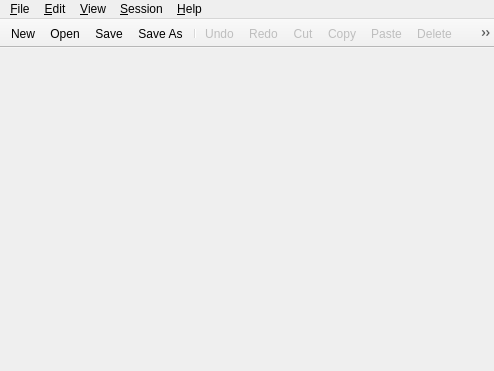
<?xml version="1.0" encoding="UTF-8"?>
<ui version="4.0">
 <class>MainWindow</class>
 <widget class="QMainWindow" name="MainWindow">
  <property name="geometry">
   <rect>
    <x>0</x>
    <y>0</y>
    <width>494</width>
    <height>371</height>
   </rect>
  </property>
  <property name="iconSize">
   <size>
    <width>16</width>
    <height>16</height>
   </size>
  </property>
  <property name="dockNestingEnabled">
   <bool>true</bool>
  </property>
  <property name="dockOptions">
   <set>QMainWindow::AllowNestedDocks|QMainWindow::AnimatedDocks</set>
  </property>
  <property name="unifiedTitleAndToolBarOnMac">
   <bool>true</bool>
  </property>
  <widget class="QWidget" name="centralwidget"/>
  <widget class="QMenuBar" name="menubar">
   <property name="geometry">
    <rect>
     <x>0</x>
     <y>0</y>
     <width>494</width>
     <height>21</height>
    </rect>
   </property>
   <widget class="QMenu" name="menuFile">
    <property name="title">
     <string>&amp;File</string>
    </property>
    <widget class="QMenu" name="menuRecentFiles">
     <property name="title">
      <string>&amp;Recent Files</string>
     </property>
     <property name="icon">
      <iconset theme="document-open-recent"/>
     </property>
    </widget>
    <addaction name="actionNew"/>
    <addaction name="actionOpen"/>
    <addaction name="menuRecentFiles"/>
    <addaction name="separator"/>
    <addaction name="actionSave"/>
    <addaction name="actionSaveAs"/>
    <addaction name="actionSaveAll"/>
    <addaction name="actionReload"/>
    <addaction name="actionOpenContainingFolder"/>
    <addaction name="separator"/>
    <addaction name="actionClose"/>
    <addaction name="actionCloseAll"/>
    <addaction name="actionQuit"/>
   </widget>
   <widget class="QMenu" name="menuEdit">
    <property name="title">
     <string>&amp;Edit</string>
    </property>
    <widget class="QMenu" name="menuCustomActions">
     <property name="title">
      <string>Cu&amp;stom Actions</string>
     </property>
    </widget>
    <addaction name="actionUndo"/>
    <addaction name="actionRedo"/>
    <addaction name="separator"/>
    <addaction name="actionCut"/>
    <addaction name="actionCopy"/>
    <addaction name="actionPaste"/>
    <addaction name="actionPasteInNewEditor"/>
    <addaction name="actionDelete"/>
    <addaction name="separator"/>
    <addaction name="actionSelectAll"/>
    <addaction name="separator"/>
    <addaction name="actionPreferences"/>
    <addaction name="actionRename"/>
    <addaction name="actionFindReplace"/>
    <addaction name="separator"/>
    <addaction name="menuCustomActions"/>
   </widget>
   <widget class="QMenu" name="menuHelp">
    <property name="title">
     <string>&amp;Help</string>
    </property>
    <widget class="QMenu" name="menuSampleSessions">
     <property name="title">
      <string>Open &amp;Sample</string>
     </property>
     <property name="icon">
      <iconset theme="document-open"/>
     </property>
    </widget>
    <addaction name="separator"/>
    <addaction name="actionOnlineHelp"/>
    <addaction name="menuSampleSessions"/>
    <addaction name="separator"/>
    <addaction name="actionAbout"/>
   </widget>
   <widget class="QMenu" name="menuSession">
    <property name="title">
     <string>&amp;Session</string>
    </property>
    <widget class="QMenu" name="menuEvaluation">
     <property name="title">
      <string>&amp;Evaluation</string>
     </property>
     <property name="icon">
      <iconset theme="view-refresh"/>
     </property>
     <addaction name="actionEvalReset"/>
     <addaction name="actionEvalManual"/>
     <addaction name="actionEvalAuto"/>
     <addaction name="actionEvalSteady"/>
    </widget>
    <addaction name="menuEvaluation"/>
    <addaction name="separator"/>
   </widget>
   <widget class="QMenu" name="menuView">
    <property name="title">
     <string>&amp;View</string>
    </property>
    <widget class="QMenu" name="menuTabSize">
     <property name="title">
      <string>&amp;Tab Size</string>
     </property>
    </widget>
    <widget class="QMenu" name="menuWindowThemes">
     <property name="title">
      <string>&amp;Window Theme</string>
     </property>
    </widget>
    <widget class="QMenu" name="menuEditorThemes">
     <property name="title">
      <string>&amp;Editor Theme</string>
     </property>
    </widget>
    <addaction name="actionNavigateBackward"/>
    <addaction name="actionNavigateForward"/>
    <addaction name="actionShowSliders"/>
    <addaction name="separator"/>
    <addaction name="actionLineWrapping"/>
    <addaction name="actionShowWhiteSpace"/>
    <addaction name="actionIndentWithSpaces"/>
    <addaction name="menuTabSize"/>
    <addaction name="separator"/>
    <addaction name="actionSelectFont"/>
    <addaction name="menuWindowThemes"/>
    <addaction name="menuEditorThemes"/>
    <addaction name="actionHideMenuBar"/>
    <addaction name="actionFullScreen"/>
    <addaction name="separator"/>
   </widget>
   <addaction name="menuFile"/>
   <addaction name="menuEdit"/>
   <addaction name="menuView"/>
   <addaction name="menuSession"/>
   <addaction name="menuHelp"/>
  </widget>
  <widget class="QToolBar" name="toolBarMain">
   <property name="windowTitle">
    <string>Toolbar</string>
   </property>
   <property name="movable">
    <bool>false</bool>
   </property>
   <property name="iconSize">
    <size>
     <width>16</width>
     <height>16</height>
    </size>
   </property>
   <property name="floatable">
    <bool>false</bool>
   </property>
   <attribute name="toolBarArea">
    <enum>TopToolBarArea</enum>
   </attribute>
   <attribute name="toolBarBreak">
    <bool>false</bool>
   </attribute>
   <addaction name="actionNew"/>
   <addaction name="actionOpen"/>
   <addaction name="actionSave"/>
   <addaction name="actionSaveAs"/>
   <addaction name="separator"/>
   <addaction name="actionUndo"/>
   <addaction name="actionRedo"/>
   <addaction name="actionCut"/>
   <addaction name="actionCopy"/>
   <addaction name="actionPaste"/>
   <addaction name="actionDelete"/>
   <addaction name="actionFindReplace"/>
   <addaction name="actionCustomActions"/>
   <addaction name="separator"/>
   <addaction name="actionEvalReset"/>
   <addaction name="actionEvalManual"/>
   <addaction name="actionEvalAuto"/>
   <addaction name="actionEvalSteady"/>
   <addaction name="separator"/>
  </widget>
  <action name="actionOpen">
   <property name="icon">
    <iconset theme="document-open"/>
   </property>
   <property name="text">
    <string>&amp;Open...</string>
   </property>
  </action>
  <action name="actionShowSliders">
   <property name="text">
    <string>Show &amp;Sliders</string>
   </property>
  </action>
  <action name="actionSave">
   <property name="icon">
    <iconset theme="document-save"/>
   </property>
   <property name="text">
    <string>&amp;Save</string>
   </property>
  </action>
  <action name="actionQuit">
   <property name="icon">
    <iconset theme="application-exit"/>
   </property>
   <property name="text">
    <string>&amp;Quit</string>
   </property>
   <property name="menuRole">
    <enum>QAction::QuitRole</enum>
   </property>
  </action>
  <action name="actionCopy">
   <property name="enabled">
    <bool>false</bool>
   </property>
   <property name="icon">
    <iconset theme="edit-copy"/>
   </property>
   <property name="text">
    <string>&amp;Copy</string>
   </property>
  </action>
  <action name="actionPaste">
   <property name="enabled">
    <bool>false</bool>
   </property>
   <property name="icon">
    <iconset theme="edit-paste"/>
   </property>
   <property name="text">
    <string>&amp;Paste</string>
   </property>
  </action>
  <action name="actionAbout">
   <property name="icon">
    <iconset theme="help-about"/>
   </property>
   <property name="text">
    <string>&amp;About GPUpad</string>
   </property>
   <property name="menuRole">
    <enum>QAction::AboutRole</enum>
   </property>
  </action>
  <action name="actionSaveAs">
   <property name="icon">
    <iconset theme="document-save-as"/>
   </property>
   <property name="text">
    <string>Save &amp;As...</string>
   </property>
  </action>
  <action name="actionNew">
   <property name="icon">
    <iconset theme="document-new"/>
   </property>
   <property name="text">
    <string>&amp;New</string>
   </property>
  </action>
  <action name="actionClose">
   <property name="icon">
    <iconset theme="process-stop"/>
   </property>
   <property name="text">
    <string>&amp;Close</string>
   </property>
  </action>
  <action name="actionCut">
   <property name="enabled">
    <bool>false</bool>
   </property>
   <property name="icon">
    <iconset theme="edit-cut"/>
   </property>
   <property name="text">
    <string>Cu&amp;t</string>
   </property>
  </action>
  <action name="actionPreferences">
   <property name="icon">
    <iconset theme="document-properties"/>
   </property>
   <property name="text">
    <string>Pre&amp;ferences...</string>
   </property>
   <property name="visible">
    <bool>false</bool>
   </property>
   <property name="menuRole">
    <enum>QAction::PreferencesRole</enum>
   </property>
  </action>
  <action name="actionCloseAll">
   <property name="text">
    <string>C&amp;lose All</string>
   </property>
  </action>
  <action name="actionDelete">
   <property name="enabled">
    <bool>false</bool>
   </property>
   <property name="icon">
    <iconset theme="edit-delete"/>
   </property>
   <property name="text">
    <string>Delete</string>
   </property>
   <property name="iconText">
    <string>Delete</string>
   </property>
  </action>
  <action name="actionSaveAll">
   <property name="text">
    <string>Sa&amp;ve All</string>
   </property>
  </action>
  <action name="actionReload">
   <property name="enabled">
    <bool>false</bool>
   </property>
   <property name="icon">
    <iconset theme="view-refresh"/>
   </property>
   <property name="text">
    <string>Reload</string>
   </property>
   <property name="shortcut">
    <string>Ctrl+R</string>
   </property>
  </action>
  <action name="actionSelectAll">
   <property name="enabled">
    <bool>false</bool>
   </property>
   <property name="icon">
    <iconset theme="edit-select-all"/>
   </property>
   <property name="text">
    <string>Select &amp;All</string>
   </property>
  </action>
  <action name="actionUndo">
   <property name="enabled">
    <bool>false</bool>
   </property>
   <property name="icon">
    <iconset theme="edit-undo"/>
   </property>
   <property name="text">
    <string>&amp;Undo</string>
   </property>
  </action>
  <action name="actionRedo">
   <property name="enabled">
    <bool>false</bool>
   </property>
   <property name="icon">
    <iconset theme="edit-redo"/>
   </property>
   <property name="text">
    <string>&amp;Redo</string>
   </property>
  </action>
  <action name="actionLineWrapping">
   <property name="checkable">
    <bool>true</bool>
   </property>
   <property name="text">
    <string>Line &amp;Wrapping</string>
   </property>
   <property name="toolTip">
    <string>Line Wrapping</string>
   </property>
  </action>
  <action name="actionShowWhiteSpace">
   <property name="checkable">
    <bool>true</bool>
   </property>
   <property name="text">
    <string>Show White&amp;space</string>
   </property>
   <property name="toolTip">
    <string>Show Whitespace</string>
   </property>
  </action>
  <action name="actionIndentWithSpaces">
   <property name="checkable">
    <bool>true</bool>
   </property>
   <property name="text">
    <string>&amp;Indent With Spaces</string>
   </property>
  </action>
  <action name="actionSelectFont">
   <property name="icon">
    <iconset theme="preferences-desktop-font"/>
   </property>
   <property name="text">
    <string>Select F&amp;ont...</string>
   </property>
  </action>
  <action name="actionFindReplace">
   <property name="checkable">
    <bool>true</bool>
   </property>
   <property name="icon">
    <iconset theme="edit-find-replace"/>
   </property>
   <property name="text">
    <string>&amp;Find/Replace</string>
   </property>
  </action>
  <action name="actionEvalManual">
   <property name="icon">
    <iconset theme="media-skip-forward"/>
   </property>
   <property name="text">
    <string>&amp;Manual</string>
   </property>
   <property name="toolTip">
    <string>Manual Evaluation [F6]</string>
   </property>
   <property name="shortcut">
    <string>F6</string>
   </property>
  </action>
  <action name="actionEvalAuto">
   <property name="checkable">
    <bool>true</bool>
   </property>
   <property name="icon">
    <iconset theme="media-playback-start"/>
   </property>
   <property name="text">
    <string>&amp;Automatic</string>
   </property>
   <property name="toolTip">
    <string>Automatic Evaluation [F7]</string>
   </property>
   <property name="shortcut">
    <string>F7</string>
   </property>
  </action>
  <action name="actionRename">
   <property name="text">
    <string>Rename</string>
   </property>
   <property name="shortcut">
    <string>F2</string>
   </property>
  </action>
  <action name="actionEvalSteady">
   <property name="checkable">
    <bool>true</bool>
   </property>
   <property name="icon">
    <iconset theme="media-seek-forward"/>
   </property>
   <property name="text">
    <string>&amp;Steady</string>
   </property>
   <property name="toolTip">
    <string>Steady Evaluation [F8]</string>
   </property>
   <property name="shortcut">
    <string>F8</string>
   </property>
  </action>
  <action name="actionOnlineHelp">
   <property name="icon">
    <iconset theme="help-browser"/>
   </property>
   <property name="text">
    <string>&amp;Online Help</string>
   </property>
  </action>
  <action name="actionEditorTheme">
   <property name="text">
    <string>&amp;Editor Theme</string>
   </property>
   <property name="toolTip">
    <string>Editor Theme</string>
   </property>
  </action>
  <action name="actionEvalReset">
   <property name="icon">
    <iconset theme="view-refresh"/>
   </property>
   <property name="text">
    <string>&amp;Reset</string>
   </property>
   <property name="toolTip">
    <string>Reset Evaluation [F5]</string>
   </property>
   <property name="shortcut">
    <string>F5</string>
   </property>
  </action>
  <action name="actionFocusNextEditor">
   <property name="text">
    <string>Focus next editor</string>
   </property>
   <property name="shortcut">
    <string>Ctrl+Tab</string>
   </property>
  </action>
  <action name="actionFocusPreviousEditor">
   <property name="text">
    <string>Focus previous editor</string>
   </property>
   <property name="shortcut">
    <string>Ctrl+Shift+Tab</string>
   </property>
  </action>
  <action name="actionOpenContainingFolder">
   <property name="text">
    <string>Open containing folder</string>
   </property>
  </action>
  <action name="actionFullScreen">
   <property name="checkable">
    <bool>true</bool>
   </property>
   <property name="text">
    <string>&amp;Fullscreen</string>
   </property>
   <property name="toolTip">
    <string>&amp;Fullscreen</string>
   </property>
   <property name="shortcut">
    <string>F11</string>
   </property>
  </action>
  <action name="actionFullScreenClose">
   <property name="icon">
    <iconset theme="process-stop"/>
   </property>
   <property name="text">
    <string>&amp;Quit</string>
   </property>
   <property name="menuRole">
    <enum>QAction::QuitRole</enum>
   </property>
  </action>
  <action name="actionNavigateBackward">
   <property name="enabled">
    <bool>false</bool>
   </property>
   <property name="icon">
    <iconset theme="pan-start"/>
   </property>
   <property name="text">
    <string>Go &amp;Back</string>
   </property>
   <property name="shortcut">
    <string>Alt+Left</string>
   </property>
  </action>
  <action name="actionNavigateForward">
   <property name="enabled">
    <bool>false</bool>
   </property>
   <property name="icon">
    <iconset theme="pan-end"/>
   </property>
   <property name="text">
    <string>&amp;Go Forward</string>
   </property>
   <property name="shortcut">
    <string>Alt+Right</string>
   </property>
  </action>
  <action name="actionPasteInNewEditor">
   <property name="enabled">
    <bool>false</bool>
   </property>
   <property name="icon">
    <iconset theme="edit-paste"/>
   </property>
   <property name="text">
    <string>&amp;Paste in new Editor</string>
   </property>
   <property name="toolTip">
    <string>Paste in new Editor</string>
   </property>
   <property name="shortcut">
    <string>Ctrl+Shift+V</string>
   </property>
  </action>
  <action name="actionHideMenuBar">
   <property name="checkable">
    <bool>true</bool>
   </property>
   <property name="text">
    <string>Collapse &amp;Menu Bar</string>
   </property>
   <property name="toolTip">
    <string>Hide Menu Bar</string>
   </property>
  </action>
  <action name="actionCustomActions">
   <property name="icon">
    <iconset theme="user-bookmarks"/>
   </property>
   <property name="text">
    <string>Custom Actions</string>
   </property>
   <property name="toolTip">
    <string>Custom Actions</string>
   </property>
  </action>
 </widget>
 <resources/>
 <connections/>
</ui>
